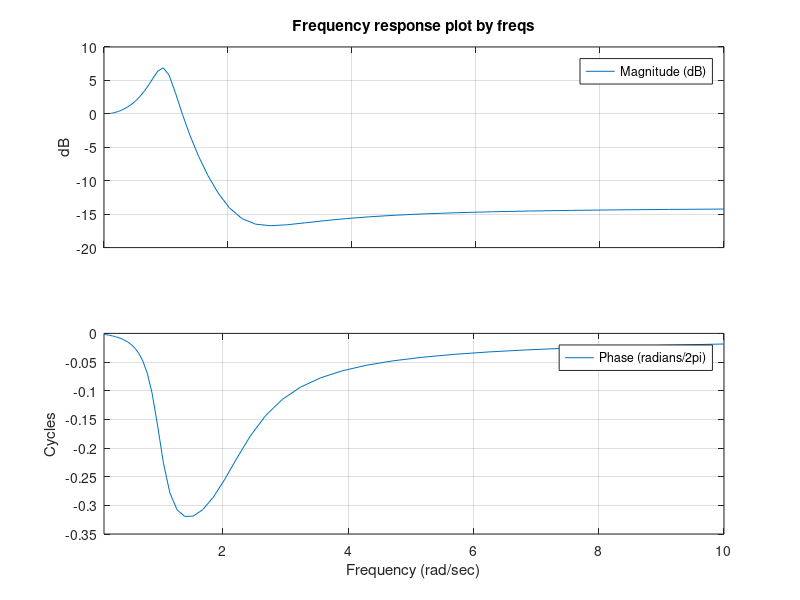

Write MATLAB code to recreate this figure.
clear all;clc;

%%
num = [1, 0.4, 1];
den = [0.2, 0.3, 1];
sys = tf(num, den);
w = logspace(-1, 1);
freqs(den, num, w);



%%
% z = [-0.5, -1];
% p = [0, -1.2, -2];
% k = 2;
% sys2 = zpk(z, p, k);
% freqs(sys2)
